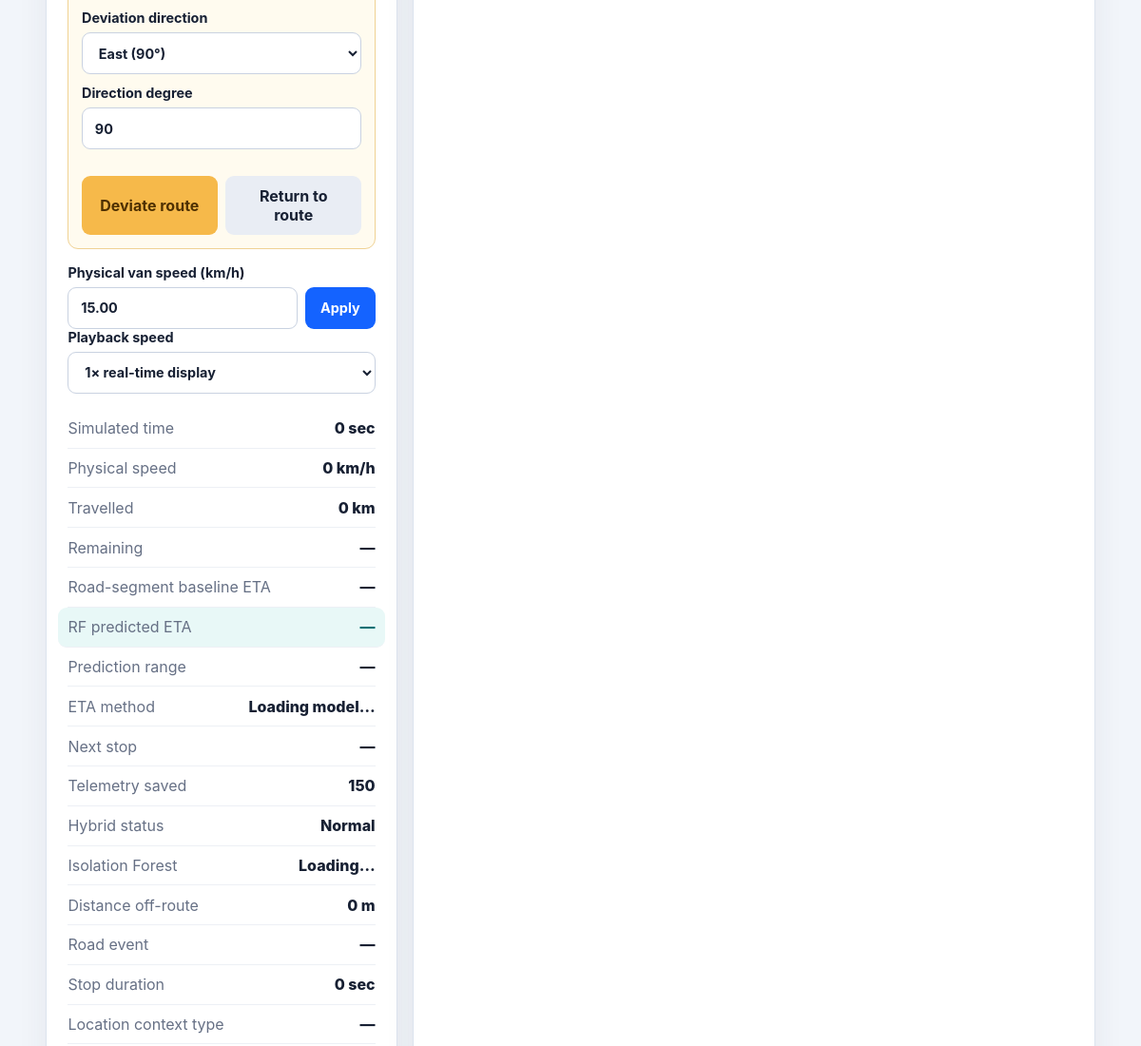
The page /trip-control.php (signed in, middle part) on the database as committed earlier.
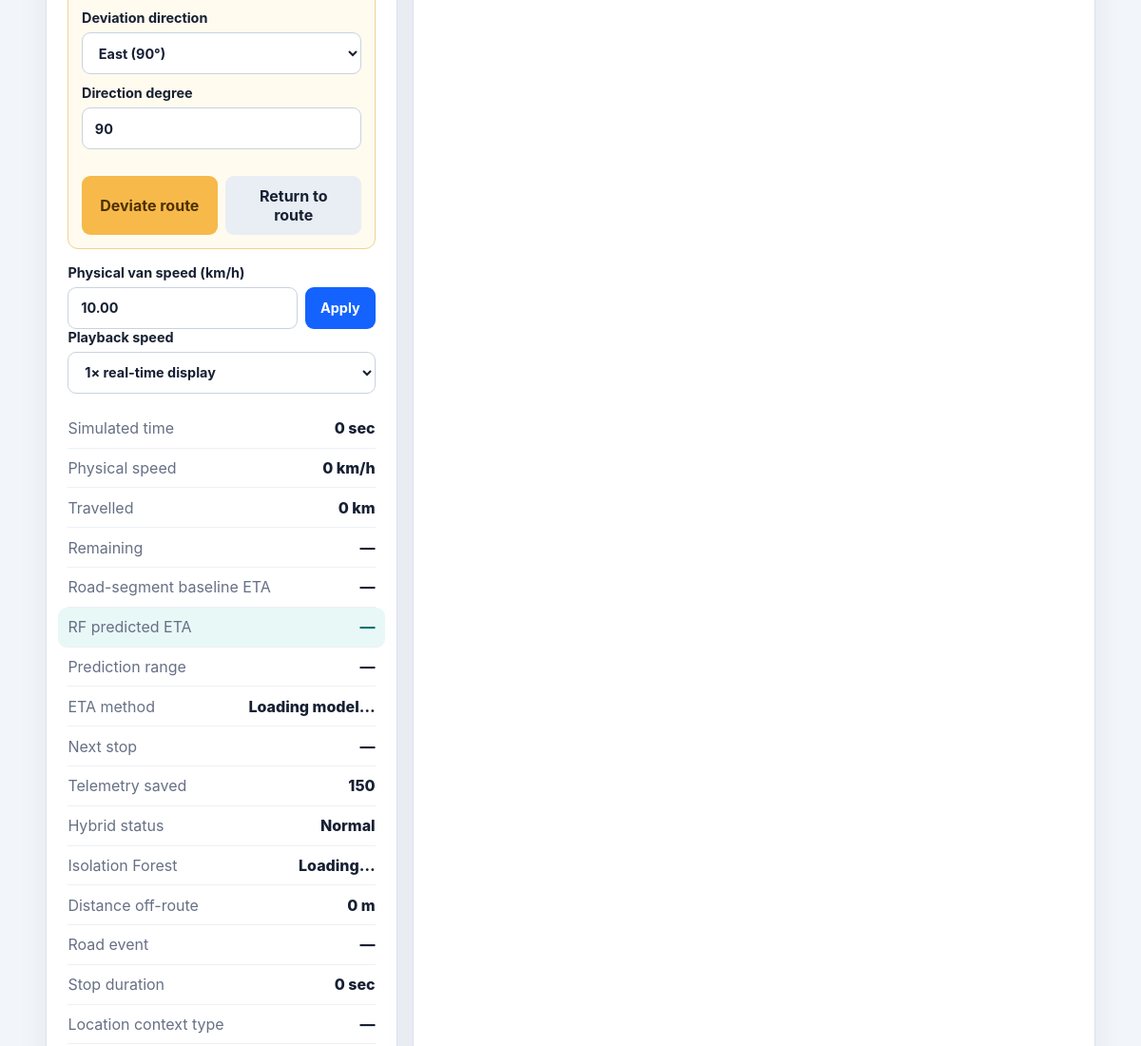
The same page on the database as committed later.
### tables this page shows
CREATE TABLE `trips` (
  `id` bigint(20) unsigned NOT NULL AUTO_INCREMENT,
  `route_id` bigint(20) unsigned NOT NULL,
  `van_id` bigint(20) unsigned NOT NULL,
  `driver_id` bigint(20) unsigned NOT NULL,
  `trip_type` enum('morning','afternoon') NOT NULL,
  `status` enum('scheduled','active','paused','emergency','completed','cancelled') NOT NULL DEFAULT 'scheduled',
  `started_at` datetime DEFAULT NULL,
  `completed_at` datetime DEFAULT NULL,
  `simulated_elapsed_sec` int(10) unsigned NOT NULL DEFAULT 0,
  `current_lat` decimal(10,8) DEFAULT NULL,
  `current_lng` decimal(11,8) DEFAULT NULL,
  `physical_speed_kmh` decimal(6,2) NOT NULL DEFAULT 0.00,
  `playback_multiplier` decimal(5,2) NOT NULL DEFAULT 1.00,
  `total_distance_m` decimal(12,2) NOT NULL DEFAULT 0.00,
  `distance_travelled_m` decimal(12,2) NOT NULL DEFAULT 0.00,
  `reached_stop_count` smallint(5) unsigned NOT NULL DEFAULT 0,
  `heading_deg` decimal(6,2) NOT NULL DEFAULT 0.00,
  `scenario_traffic_level` enum('low','medium','high') NOT NULL DEFAULT 'medium',
  `scenario_weather` enum('clear','rain','heavy_rain','fog') NOT NULL DEFAULT 'clear',
  `scenario_school_period` enum('regular','exam','half_day') NOT NULL DEFAULT 'regular',
  `scenario_hour_of_day` tinyint(3) unsigned NOT NULL DEFAULT 8,
  `scenario_day_of_week` tinyint(3) unsigned NOT NULL DEFAULT 0,
  `route_road_type` varchar(50) NOT NULL DEFAULT 'unclassified',
  `baseline_duration_sec` decimal(10,2) DEFAULT NULL,
  `predicted_eta_sec` decimal(10,2) DEFAULT NULL,
  `predicted_eta_lower_sec` decimal(10,2) DEFAULT NULL,
  `predicted_eta_upper_sec` decimal(10,2) DEFAULT NULL,
  `eta_model_version` varchar(80) DEFAULT NULL,
  `random_seed` int(10) unsigned DEFAULT NULL,
  `created_at` timestamp NOT NULL DEFAULT current_timestamp(),
  PRIMARY KEY (`id`),
  KEY `idx_trips_status` (`status`),
  KEY `idx_trips_van` (`van_id`),
  KEY `fk_trips_route` (`route_id`),
  KEY `fk_trips_driver` (`driver_id`),
  CONSTRAINT `fk_trips_driver` FOREIGN KEY (`driver_id`) REFERENCES `drivers` (`id`),
  CONSTRAINT `fk_trips_route` FOREIGN KEY (`route_id`) REFERENCES `routes` (`id`),
  CONSTRAINT `fk_trips_van` FOREIGN KEY (`van_id`) REFERENCES `vans` (`id`)
);

### web/includes/auth.php (called while the page is built, shortened)
<?php
function escape(string $value): string
{
    return htmlspecialchars($value, ENT_QUOTES | ENT_SUBSTITUTE, 'UTF-8');
}

### web/trip-control.php (the view, shortened to what this page needs)
<?php
require_once __DIR__ . '/includes/auth.php';
require_once __DIR__ . '/includes/layout.php';
$pdo = database();
if ($_SESSION['user_role'] === 'admin') {
    $tripListStatement = $pdo->query(
        'SELECT t.id, t.trip_type, t.status, t.created_at,
                r.name AS route_name, v.van_number
         FROM trips t
         JOIN routes r ON r.id = t.route_id
         JOIN vans v ON v.id = t.van_id
         ORDER BY t.id DESC LIMIT 30'
    );
} else {
    $tripListStatement = $pdo->prepare(
        'SELECT t.id, t.trip_type, t.status, t.created_at,
                r.name AS route_name, v.van_number
         FROM trips t
         JOIN routes r ON r.id = t.route_id
         JOIN vans v ON v.id = t.van_id
         JOIN drivers d ON d.id = t.driver_id
         WHERE d.user_id = :user_id
         ORDER BY t.id DESC LIMIT 30'
    );
    $tripListStatement->execute(['user_id' => $_SESSION['user_id']]);
}
$trips = $tripListStatement->fetchAll();
$tripId = positive_int($_GET['trip_id'] ?? null);
if ($tripId === null && $trips) $tripId = (int) $trips[0]['id'];
$trip = null;
$lastSavedSample = -1;
if ($tripId !== null && find_accessible_trip($pdo, $tripId) !== null) {
    $tripStatement = $pdo->prepare(
        'SELECT t.*, r.name AS route_name, r.start_name, r.start_lat, r.start_lng,
                r.school_name, r.school_lat, r.school_lng,
                v.van_number, v.plate_number, v.speed_limit_kmh,
                u.name AS driver_name
         FROM trips t
         JOIN routes r ON r.id = t.route_id
         JOIN vans v ON v.id = t.van_id
         JOIN drivers d ON d.id = t.driver_id
         JOIN users u ON u.id = d.user_id
         WHERE t.id = :trip_id'
    );
    $tripStatement->execute(['trip_id' => $tripId]);
    $trip = $tripStatement->fetch() ?: null;
    if ($trip !== null) {
        $sampleStatement = $pdo->prepare(
            'SELECT COALESCE(MAX(sample_index), -1)
             FROM trip_telemetry WHERE trip_id = :trip_id'
        );
        $sampleStatement->execute(['trip_id' => $tripId]);
        $lastSavedSample = (int) $sampleStatement->fetchColumn();
    }
}
render_header('Driver trip control');
?>
<link rel="stylesheet" href="https://unpkg.com/leaflet@1.9.4/dist/leaflet.css">
<?php if ($trip !== null): ?>
    <section class="simulation-layout">
        <aside class="panel simulation-controls">
            <div class="anomaly-demo-box">
                <label>Deviation direction
                    <select id="deviation-direction">
                        <option value="90" selected>East (90°)</option>
                    </select>
                </label>
                <label>Direction degree
                    <input id="deviation-bearing" type="number" min="0" max="359"
                           step="1" value="90">
                </label>
                <div class="control-button-grid compact-grid">
                    <button id="start-deviation" type="button" class="warning-button">
                        Deviate route
                    </button>
                    <button id="return-route" type="button" class="secondary-button">
                        Return to route
                    </button>
                </div>
            </div>
            <label>Physical van speed (km/h)
                <div class="input-action-row">
                    <input id="physical-speed" type="number" min="0" max="150" step="1"
                           value="<?= escape((string) $trip['physical_speed_kmh']) ?>">
                    <button id="apply-speed" type="button">Apply</button>
                </div>
            </label>
            <label>Playback speed
                <select id="playback-speed">
                    <option value="1">1× real-time display</option>
                </select>
            </label>
            <dl class="route-results">
                <div><dt>Simulated time</dt><dd id="simulated-time">0 sec</dd></div>
                <div><dt>Physical speed</dt><dd id="current-speed">0 km/h</dd></div>
                <div><dt>Travelled</dt><dd id="travelled-distance">0 km</dd></div>
                <div><dt>Remaining</dt><dd id="remaining-distance">—</dd></div>
                <div><dt>Road-segment baseline ETA</dt><dd id="baseline-eta">—</dd></div>
                <div class="eta-highlight"><dt>RF predicted ETA</dt><dd id="rf-eta">—</dd></div>
                <div><dt>Prediction range</dt><dd id="rf-eta-range">—</dd></div>
                <div><dt>ETA method</dt><dd id="eta-method">Loading model…</dd></div>
                <div><dt>Next stop</dt><dd id="next-stop">—</dd></div>
                <div><dt>Telemetry saved</dt><dd id="telemetry-count"><?= max(0, $lastSavedSample + 1) ?></dd></div>
                <div><dt>Hybrid status</dt><dd id="anomaly-status">Normal</dd></div>
                <div><dt>Isolation Forest</dt><dd id="if-status">Loading…</dd></div>
                <div><dt>Distance off-route</dt><dd id="deviation-metric">0 m</dd></div>
                <div><dt>Road event</dt><dd id="deviation-navigation">—</dd></div>
                <div><dt>Stop duration</dt><dd id="stop-duration">0 sec</dd></div>
                <div><dt>Location context type</dt><dd id="context-type">—</dd></div>
            </dl>
        </aside>
        <section class="panel map-panel">
        </section>
    </section>
<?php endif; ?>
<?php render_footer(); ?>

### web/includes/layout.php (shortened to what this page needs)
<?php
function render_header(string $title): void
{
    ?>
<!doctype html>
<html lang="en">
<head>
    <link rel="stylesheet" href="<?= APP_BASE_URL ?>/assets/css/app.css?v=16">
</head>
<body>
<main class="page">
    <?php
}
function render_footer(): void
{
    ?>
</main>
</body>
</html>
    <?php
}
    ?>

### web/assets/css/app.css (style rules this page uses)
:root { --ink: #172033; --muted: #667085; --navy: #172a46; --blue: #1463ff; --orange: #f59e0b; --surface: #ffffff; --background: #f2f5fa; --border: #dce3ee; --danger: #c62828; --cyan: #0ea5a8; --success: #14804a; --soft-blue: #edf4ff; }
* { box-sizing: border-box; }
body { margin: 0; color: var(--ink); background: radial-gradient(circle at 8% 0%, rgb(20 99 255 / 7%), transparent 28rem), var(--background); font-family: Inter, ui-sans-serif, system-ui, -apple-system, BlinkMacSystemFont, "Segoe UI", sans-serif; }
.page { width: min(1280px, 92vw); margin: 0 auto; padding: 2.5rem 0 4rem; }
.metric-card, .panel, .auth-card { padding: 1.4rem; border: 1px solid var(--border); border-radius: 16px; background: var(--surface); box-shadow: 0 12px 32px rgb(37 50 75 / 7%); }
.panel { margin-bottom: 1rem; }
.primary-button, button { display: inline-flex; min-height: 42px; padding: .7rem 1rem; align-items: center; justify-content: center; border: 0; border-radius: 9px; color: white; background: var(--blue); font: inherit; font-weight: 750; text-decoration: none; cursor: pointer; }
label { display: grid; gap: .45rem; font-size: .9rem; font-weight: 700; }
input, select { width: 100%; min-height: 44px; padding: .7rem .8rem; border: 1px solid #c9d2e1; border-radius: 9px; background: white; color: var(--ink); font: inherit; }
.secondary-button { color: var(--ink); background: #e9edf4; }
.warning-button { color: #4e3000; background: #f6b94a; }
.simulation-layout { display: grid; grid-template-columns: minmax(300px, 370px) minmax(0, 1fr); gap: 1rem; }
.simulation-controls { margin-bottom: 0; }
.control-button-grid { display: grid; grid-template-columns: 1fr 1fr; gap: .55rem; margin: 1rem 0; }
.control-button-grid.compact-grid { margin-bottom: 0; }
.anomaly-demo-box { display: grid; gap: .7rem; margin: 1rem 0; padding: .85rem; border: 1px solid #f0d294; border-radius: 11px; background: #fffbef; }
.input-action-row { display: grid; grid-template-columns: 1fr auto; gap: .5rem; }
.eta-summary-card, .eta-highlight { color: #0b5e61; background: #e8f8f7 !important; }
.eta-summary-card strong, .eta-highlight dd { color: #087074; }
.eta-highlight { margin: 0 -.65rem; padding-right: .65rem !important; padding-left: .65rem !important; border-radius: 9px; }
.route-controls, .map-panel { margin-bottom: 0; }
.map-panel { padding: .65rem; }
.route-results { margin: 1rem 0 0; }
.route-results div { display: flex; justify-content: space-between; gap: 1rem; padding: .65rem 0; border-bottom: 1px solid #edf0f5; }
.route-results dt { color: var(--muted); }
.route-results dd { margin: 0; font-weight: 800; }

Rows that differ between the two databases and show on the page:
changed trips: physical_speed_kmh "15.00" → "10.00"
